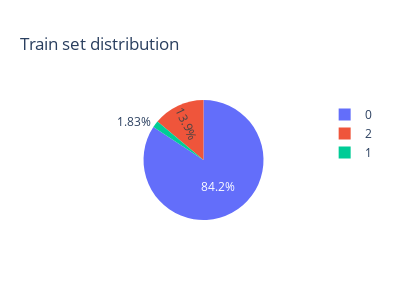
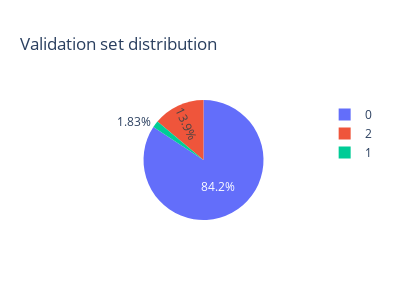
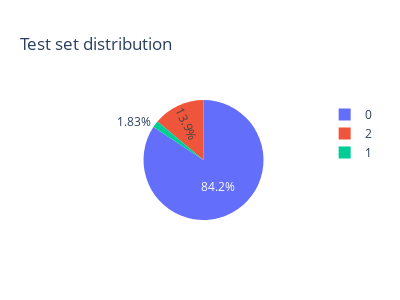

The notebook cell saved with these charts, in order:
### Code cell
dist_train = px.pie(y_train.value_counts(),values=y_train.value_counts().values,names=y_train.value_counts().index,width=400,height=300,title='Train set distribution')
dist_val = px.pie(y_val.value_counts(),values=y_val.value_counts().values,names=y_val.value_counts().index,width=400,height=300,title='Validation set distribution')
dist_test = px.pie(y_test.value_counts(),values=y_test.value_counts().values,names=y_test.value_counts().index,width=400,height=300,title='Test set distribution')

dist_train.show()
dist_val.show()
dist_test.show()

### Figure 1 — Plotly figure (JSON) as saved in the notebook; plotly's stock layout.template omitted (floating-point values rounded to 4 significant figures)
{"data": [{"domain": {"x": [0, 1], "y": [0, 1]}, "hovertemplate": "label=%{label}<br>value=%{value}<extra></extra>", "labels": [0, 2, 1], "legendgroup": "", "name": "", "showlegend": true, "type": "pie", "values": [170962, 28277, 3705]}], "layout": {"height": 300, "legend": {"tracegroupgap": 0}, "title": {"text": "Train set distribution"}, "width": 400}}

### Figure 2 — Plotly figure (JSON) as saved in the notebook; plotly's stock layout.template omitted (floating-point values rounded to 4 significant figures)
{"data": [{"domain": {"x": [0, 1], "y": [0, 1]}, "hovertemplate": "label=%{label}<br>value=%{value}<extra></extra>", "labels": [0, 2, 1], "legendgroup": "", "name": "", "showlegend": true, "type": "pie", "values": [21370, 3535, 463]}], "layout": {"height": 300, "legend": {"tracegroupgap": 0}, "title": {"text": "Validation set distribution"}, "width": 400}}

### Figure 3 — Plotly figure (JSON) as saved in the notebook; plotly's stock layout.template omitted (floating-point values rounded to 4 significant figures)
{"data": [{"domain": {"x": [0, 1], "y": [0, 1]}, "hovertemplate": "label=%{label}<br>value=%{value}<extra></extra>", "labels": [0, 2, 1], "legendgroup": "", "name": "", "showlegend": true, "type": "pie", "values": [21371, 3534, 463]}], "layout": {"height": 300, "legend": {"tracegroupgap": 0}, "title": {"text": "Test set distribution"}, "width": 400}}
